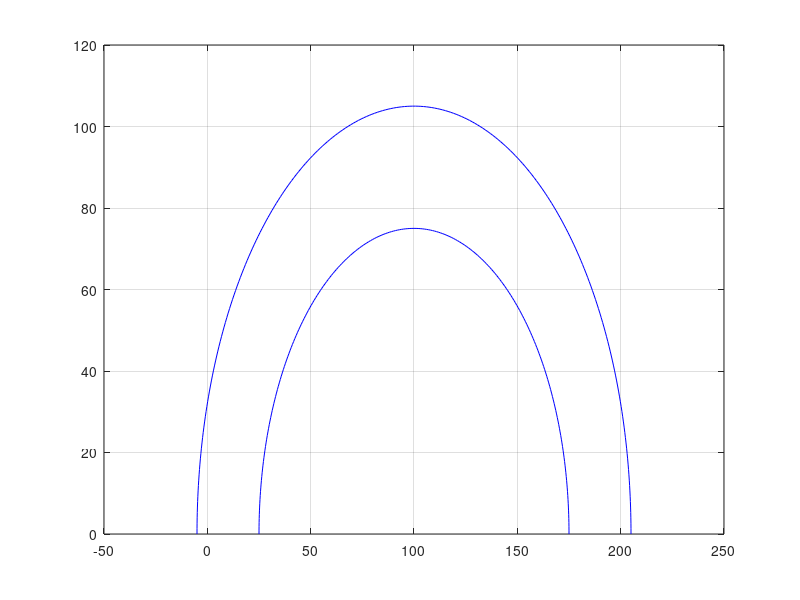

Write the MATLAB code that produced this figure. (Note: this script raises an error after producing the figure.)
clearvars
close all

x_max = 200;
y_max = 160;
xy = [65 92; 70 85; 75 75; 85 100; 87 90; 90 80; 110 100; 107 90; 105 80; 120 95; 120 75];

%Define road edges as obstacles
obstacle = [50,15,20,20];
circr = @(radius,rad_ang)  [radius*cos(rad_ang);  radius*sin(rad_ang)];         % Circle Function For Angles In Radians
%circd = @(radius,deg_ang)  [radius*cosd(deg_ang);  radius*sind(deg_ang)];       % Circle Function For Angles In Degrees
N = 250;                                                         % Number Of Points In Complete Circle
%r_angl = linspace(pi/4, 3*pi/4, N);                             % Angle Defining Arc Segment (radians)
r_angl = linspace(0, pi, N);                             % Angle Defining Arc Segment (radians)
radius1 = 105;                                                   % Arc Radius
center1 = [100 105];
close all;
clc;

radius2 = 75;
center2 = [100 75];
xy_r1 = circr(radius1,r_angl);                                    % Matrix (2xN) Of (x,y) Coordinates
xy_r2 = circr(radius2,r_angl);
xy_r1 = transpose(xy_r1);
xy_r2 = transpose(xy_r2);
plot(xy_r1(:,1)+100, xy_r1(:,2), 'b')
grid on
hold on

plot(xy_r2(:,1)+100, xy_r2(:,2), 'b')
hold on


EPS = 45;
numNodes = 100;        

q_start.coord = [65 82];
q_start.cost = 0;
q_start.parent = 0;
q_goal.coord = [120 75];
q_goal.cost = 0;

nodes(1) = q_start;
%figure(1)
%axis([0 x_max 0 y_max])
%rectangle('Position',obstacle,'FaceColor',[0 .5 .5])
%hold on
slope_q_start = (q_start.coord(2))/(q_start.coord(1)-100);
if(rad2deg(atan(slope_q_start))>0)
        instant_theta_q_start = -(pi/2 - atan(slope_q_start));
    else
        instant_theta_q_start = pi/2 + atan(slope_q_start);
    end
CL = ClothoidCurve(q_start.coord(1), q_start.coord(2), instant_theta_q_start, 1/((radius1+radius2)/2), 0, 1 );
npts = 100;
v_ini_clothoid = 2.3614;  % [m/s]
CL_s = zeros(numNodes);
CL_k = zeros(numNodes);

for i = 1:1:numNodes
    q_rand = xy(((round(rand*10)/10)*10) + 1, :);
    plot(q_rand(1), q_rand(2), 'x', 'Color',  [0 0.4470 0.7410])
    
    % Break if goal node is already reached
    for j = 1:1:length(nodes)
        if nodes(j).coord == q_goal.coord
            %fprintf("Goal reached");
            break
        end
    end
    
    % Pick the closest node from existing list to branch out from
    ndist = [];
    for j = 1:1:length(nodes)
        n = nodes(j);
        tmp = dist(n.coord, q_rand);
        ndist = [ndist tmp];
    end
    [val, idx] = min(ndist);
    q_near = nodes(idx);
    
    q_new.coord = steer(q_rand, q_near.coord, val, EPS);
    line([q_near.coord(1), q_new.coord(1)], [q_near.coord(2), q_new.coord(2)], 'Color', 'k', 'LineWidth', 2);
    drawnow
    hold on
    
    slope_q_near = (q_near.coord(2))/(q_near.coord(1)-100);
    slope_q_new = (q_new.coord(2))/(q_new.coord(1)-100);
    
    if(rad2deg(atan(slope_q_near))>0)
        instant_theta_q_near = -(pi/2 - atan(slope_q_near));
    else
        instant_theta_q_near = pi/2 + atan(slope_q_near);
    end
    
    if(rad2deg(atan(slope_q_new))>0)
        instant_theta_q_new = -(pi/2 - atan(slope_q_new));
    else
        instant_theta_q_new = pi/2 + atan(slope_q_new);
    end
    
    if(q_new.coord(1)>q_near.coord(1))
        CL.build_G1(q_near.coord(1), q_near.coord(2), instant_theta_q_near, q_new.coord(1), q_new.coord(2), instant_theta_q_new);
        CL.plot(npts,'Color','red');
    end
    
    %fprintf("Length: %f\n",CL.length);
    
    CL_s(i) = CL.length;
    CL_k(i) = 1/((radius1+radius2)/2);
    %fprintf("Clothoids : %d\n", CL_s);
    %fprintf("------------------------------\n\n");
    
    if(i>=2)
        cost = cost_FWBW(CL_s(i), CL_s(i-1), 1/((radius1+radius2)/2), 1/((radius1+radius2)/2),v_ini_clothoid);
    end
    
    %fprintf("cost: %f\n",cost);
    %fprintf("Initial velocity: %f\n",v_ini_clothoid);
    %fprintf("------------------------------\n\n");
    
    q_new.cost = dist(q_new.coord, q_near.coord) + q_near.cost;
        
    % Within a radius of r, find all existing nodes
    q_nearest = [];
    r = 10;
    neighbor_count = 1;
    for j = 1:1:length(nodes)
        if dist(nodes(j).coord, q_new.coord) <= r
            q_nearest(neighbor_count).coord = nodes(j).coord;
            q_nearest(neighbor_count).cost = nodes(j).cost;
            neighbor_count = neighbor_count+1;
        end
    end
        
    % Initialize cost to currently known value
    q_min = q_near;
    C_min = q_new.cost;
        
    % Iterate through all nearest neighbors to find alternate lower
    % cost paths
        
    for k = 1:1:length(q_nearest)
        if dist(q_nearest(k).coord, q_new.coord) < C_min
            q_min = q_nearest(k);
            C_min = q_nearest(k).cost + dist(q_nearest(k).coord, q_new.coord);
            end
    end
        
    % Update parent to least cost-from node
    for j = 1:1:length(nodes)
        if nodes(j).coord == q_min.coord
            q_new.parent = j;
        end
    end
        
    % Append to nodes
    nodes = [nodes q_new];
end

D = [];
for j = 1:1:length(nodes)
    tmpdist = dist(nodes(j).coord, q_goal.coord);
    %fprintf("Nodes: %d \n", nodes(j).coord);
    D = [D tmpdist];
end


% Search backwards from goal to start to find the optimal least cost path
[val, idx] = min(D);    
q_final = nodes(idx);
q_goal.parent = idx;
q_end = q_goal;
nodes = [nodes q_goal];
final_nodes = [];
while q_end.parent ~= 0
    start = q_end.parent;
    line([q_end.coord(1), nodes(start).coord(1)], [q_end.coord(2), nodes(start).coord(2)], 'Color', 'r', 'LineWidth', 2);
    hold on
    %fprintf("Line nodes: %d %d\n",nodes(start).coord(1), nodes(start).coord(2) );
    final_nodes = [final_nodes ; nodes(start).coord(1), nodes(start).coord(2)];
    final_nodes = unique(final_nodes, 'rows', 'stable');
    %instantaneous_theta = atan()
    
    q_end = nodes(start);
end

for k = 1:1:length(final_nodes)
    slope = (final_nodes(k,2))/(final_nodes(k,1)-100);
    %fprintf("Slope: %d\n", slope);
    if(rad2deg(atan(slope))>0)
        instantaneous_theta(k) = -(pi/2 - atan(slope));
    else
        instantaneous_theta(k) = pi/2 + atan(slope);
    end
    %final_nodes = [final_nodes instantaneous_theta];
end
% 
% dist = 0;
% for k = 1:1:length(final_nodes)-1 
%     dist1 = sqrt((final_nodes(k,2)-final_nodes(k+1,2))*(final_nodes(k,2)-final_nodes(k+1,2))+(final_nodes(k,1)-final_nodes(k+1,1))*(final_nodes(k,1)-final_nodes(k+1,1)));
%     dist = dist + dist1;
%     %fprintf("%d\n", dist);
% end
% 
% 
% 
% instantaneous_theta = instantaneous_theta';
% interp_sampling = 30;
% interp_vector_fewPoints = 0:interp_sampling:dist;
% refPath_poses_fewPoints = [final_nodes instantaneous_theta];
% 
% % ----------------------
% % Fit the interpolated path with clothoids
% % ----------------------
% path_fewPoints = ClothoidList();
% numOfClothoids_fewPoints = size(refPath_poses_fewPoints,1);
% for jj = 1:numOfClothoids_fewPoints-1
%     path_fewPoints.push_back_G1(refPath_poses_fewPoints(jj,1),refPath_poses_fewPoints(jj,2),deg2rad(refPath_poses_fewPoints(jj,3)), refPath_poses_fewPoints(jj+1,1),refPath_poses_fewPoints(jj+1,2),deg2rad(refPath_poses_fewPoints(jj+1,3))); 
%     %fprintf("%d, %d, %d \n",refPath_poses_fewPoints(jj+1,1),refPath_poses_fewPoints(jj+1,2),refPath_poses_fewPoints(jj+1,3));
% end
% 
% % Compute the local curvature for the reference route
% interp_vector_fewPoints = [interp_vector_fewPoints, path_fewPoints.length];    % add also the final route point
% [x_cloth_refPath_fewPoints,y_cloth_refPath_fewPoints,theta_cloth_refPath_fewPoints,curv_refPath_fewPoints] = path_fewPoints.evaluate(interp_vector_fewPoints);
% refRoute_fewPoints = [x_cloth_refPath_fewPoints',y_cloth_refPath_fewPoints',theta_cloth_refPath_fewPoints',curv_refPath_fewPoints'];
% 
% %scenario = load('./Scenario/scenario');
% save('scenario.mat','refRoute_fewPoints');
% plot(refRoute_fewPoints(:,1),refRoute_fewPoints(:,2),'go','MarkerFaceColor','g','MarkerSize',4)
% scatter(refPath_poses_fewPoints(:,1),refPath_poses_fewPoints(:,2),'DisplayName','Interpolated Points')

%CL = ClothoidCurve(q_start.coord(1), q_start.coord(2), instantaneous_theta(1), 1/((radius1+radius2)/2), 0, 0.5 );
%CL.build_G1(refPath_poses_fewPoints(1,1), refPath_poses_fewPoints(1,2), refPath_poses_fewPoints(1,3), refPath_poses_fewPoints(2,1), refPath_poses_fewPoints(2,2), refPath_poses_fewPoints(2,3));

%npts = 100;
%CL.plot(npts,'Color','red');

% for jj = 2:size(refPath_poses_fewPoints,1)
%    CL.build_G1(refPath_poses_fewPoints(jj,1), refPath_poses_fewPoints(jj,2), refPath_poses_fewPoints(jj,3), refPath_poses_fewPoints(jj-1,1), refPath_poses_fewPoints(jj-1,2), refPath_poses_fewPoints(jj-1,3));
%    CL.plot(npts,'Color','red');
% end